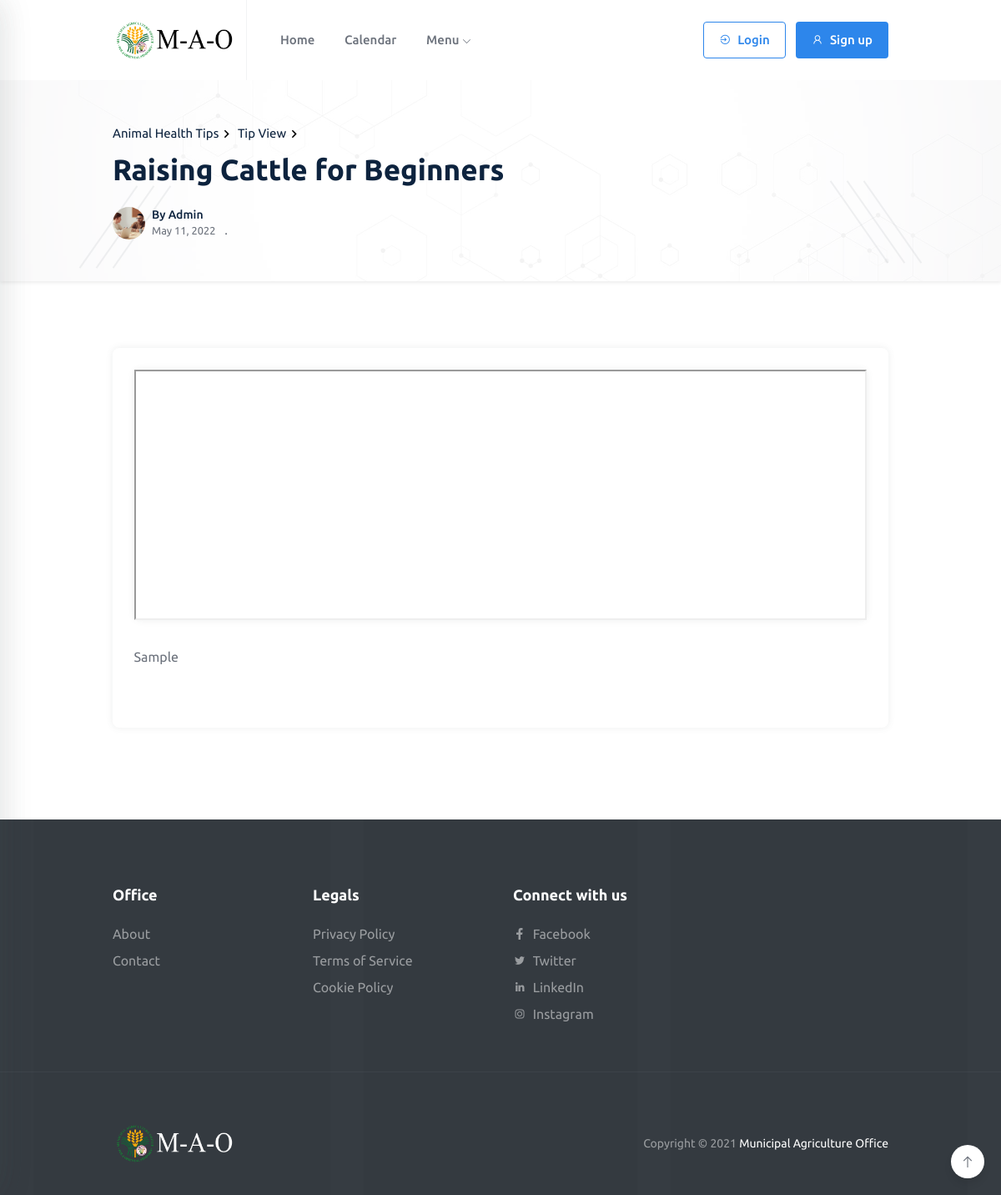
The app's page /AnimalHealthTip-Single/raising-cattle-for-beginners with its own data.
### tables this page shows
CREATE TABLE `animalhealthtips` (
  `id` int(11) NOT NULL,
  `link` varchar(100) NOT NULL,
  `title` varchar(100) NOT NULL,
  `slug` varchar(100) NOT NULL,
  `subtitle` varchar(100) NOT NULL,
  `body` longtext NOT NULL,
  `date_added` datetime NOT NULL DEFAULT current_timestamp()
);

### application/controllers/Home_controller.php (called while the page is built, shortened)
<?php
class Home_controller extends CI_Controller {
    public function __construct() {
        $this->load->model('Home_model');
        $this->load->database();
      }
    public function ahtsingle($param)
	{
        $page = "ahtsingle";
            $data['user'] = $this->User_model->getuser();
            $data['ahtsingle'] = $this->Animal_model->get_tips_single($param);
            $this->load->view('Home/header',$data);
		    $this->load->view('Animal/'.$page, $data);
            $this->load->view('Home/footer');
	}
}

### index.php (called while the page is built, shortened)
<?php
require_once BASEPATH.'core/CodeIgniter.php';

### application/models/Animal_model.php (called while the page is built, shortened)
<?php
class Animal_model extends CI_Model{
    public function get_tips_single($param)
    {
        $this->db->where('slug', $param);
        $result = $this->db->get('animalhealthtips');
        return $result->result_array();
    }
}

### application/views/Animal/ahtsingle.php (the view, shortened to what this page needs)
<section class="hero-area pattern-bg-2 bg-white shadow-sm overflow-hidden pt-50px pb-50px">
    <span class="stroke-shape stroke-shape-1"></span>
    <span class="stroke-shape stroke-shape-4"></span>
    <span class="stroke-shape stroke-shape-5"></span>
    <span class="stroke-shape stroke-shape-6"></span>
    <div class="container">
        <div class="hero-content">
            <?php foreach($ahtsingle as $row) :?>
            <ul class="breadcrumb-list pb-2">
                <li><a href="<?=base_url()?>Animal-Health-Tips">Animal Health Tips</a><span><svg xmlns="http://www.w3.org/2000/svg" height="19px" viewBox="0 0 24 24" width="19px" fill="#000000"><path d="M0 0h24v24H0V0z" fill="none"/><path d="M10 6L8.59 7.41 13.17 12l-4.58 4.59L10 18l6-6-6-6z"/></svg></span></li>
                <li><a href="#">Tip View</a><span><svg xmlns="http://www.w3.org/2000/svg" height="19px" viewBox="0 0 24 24" width="19px" fill="#000000"><path d="M0 0h24v24H0V0z" fill="none"/><path d="M10 6L8.59 7.41 13.17 12l-4.58 4.59L10 18l6-6-6-6z"/></svg></span></li>
            </ul>
            <h2 class="section-title"><?= $row['title'];?></h2>
            <div class="media media-card align-items-center shadow-none p-0 mb-0 rounded-0 mt-4 bg-transparent">
                <a href="#" class="media-img media-img--sm d-block mr-2 rounded-full">
                    <img src="<?=base_url()?>assets/disilab/images/img-loading.png" data-src="<?=base_url()?>assets/disilab/images/img1.jpg" alt="avatar" class="rounded-full lazy">
                </a>
                <div class="media-body">
                    <h5 class="fs-14 fw-medium">By <a href="#">Admin</a></h5>
                    <small class="meta d-block lh-20">
                        <span class="mr-2"><?php echo date('M d, Y', strtotime($row['date_added']))?></span>
                        <span class="mr-2 fs-15">.</span>
                    </small>
                </div>
            </div>
            <?php endforeach?>
        </div>
    </div>
</section>
<section class="blog-area pt-80px pb-80px">
    <div class="container">
        <div class="row">
            <div class="col-lg-12">
                <div class="card card-item">
                    <div class="card-body">
                        <div class="card card-item" >
                        <?php foreach($ahtsingle as $row) { $link = $row['link'];?>
                            <?php if ($link){ ?>
                                <?php
                                $videoURL = $link;
                                $convertedURL1 = str_replace("youtu.be/","youtube.com/embed/", $videoURL);
                                $convertedURL2 = str_replace("watch?v=","embed/", $videoURL); ?>
                                    <iframe  src="<?php if (strpos($videoURL, "youtu.be")==true){
                                    echo $convertedURL1 ;
                                }elseif (strpos($videoURL, "watch?v=")==true) {
                                echo $convertedURL2;
                                }else{
                                echo $link;}?>" allow="accelerometer; autoplay; encrypted-media; gyroscope; picture-in-picture"  height="300" allowfullscreen></iframe>
                            <?php }else{ ?>
                                <img class="img-fluid" src="dist/img/unavailable.png" alt="Photo" >
                            <?php } ?>
                            <?php }?>
                        </div>
                        <p class="card-text pb-3" style="text-align: justify;"><?=$row['body'];?></p>
                        <div class="pager text-center pt-30px">
                    </div>
                    </div>
                </div>
        </div>
    </div>
</section>

### records on screen
animalhealthtips: title "Raising Cattle for Beginners", date_added "May 11, 2022", body "Sample"
